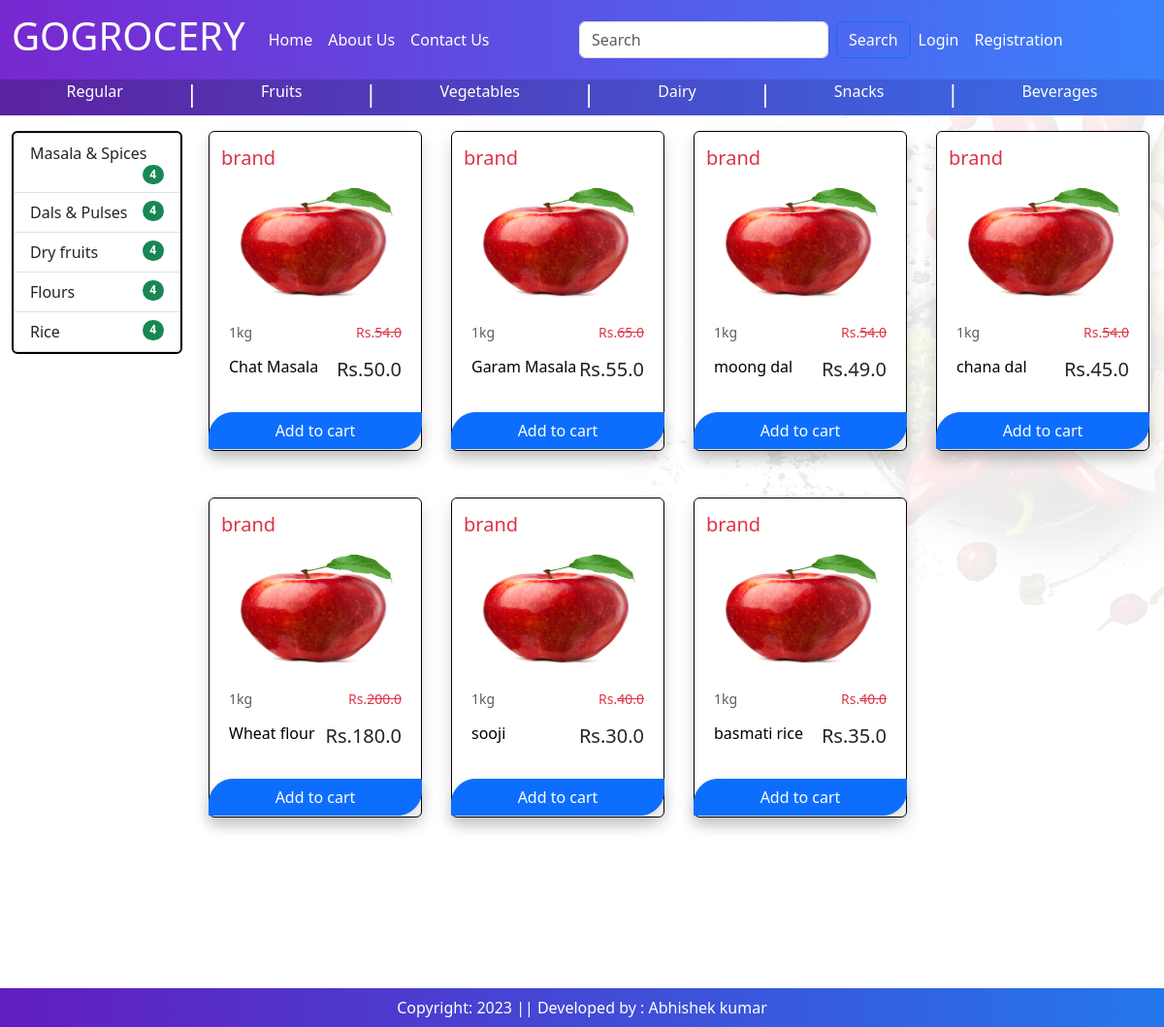
The app's page /category/1, older data.
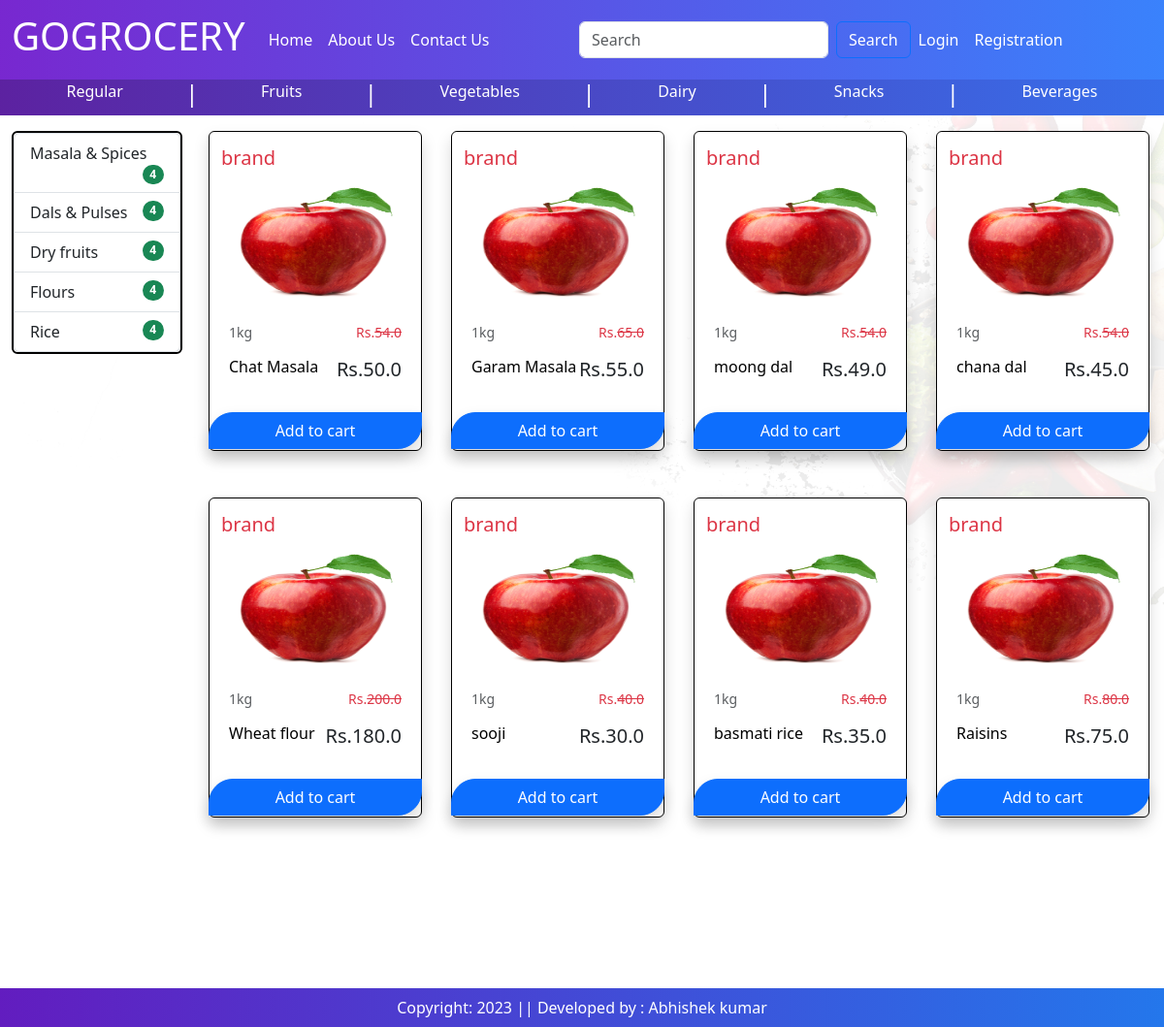
The same page, newer data.
### baseapp/models.py (models this page shows, shortened)
class SubCategory(models.Model):
    category = models.ForeignKey(Category,on_delete=models.CASCADE)
    name = models.CharField(max_length=100,blank=True)

class Product(models.Model):
    title = models.CharField(max_length=100)
    sub_category = models.ForeignKey(SubCategory,on_delete=models.CASCADE,null=True,blank=True)
    main_category = models.ForeignKey(Category,on_delete=models.CASCADE,null=True,blank=True,default='')
    selling_price = models.FloatField(blank=True)
    discounted_price = models.FloatField(blank=True)
    description = models.TextField(blank=True)
    pack_size = models.TextField(blank=True)
    brands = models.TextField(choices=BRANDS, max_length=100,blank=True)
    product_image = models.ImageField(upload_to='product',blank=True)

### baseapp/views.py (the view)
# urls.py: path("category/<int:val>",views.CategoryView.as_view(),name="category"),
class CategoryView(View):
    def get(self,request,val):
        totalitem = 0
        wishitem = 0
        if request.user.is_authenticated:
            totalitem = len(Cart.objects.filter(user=request.user))
            wishitem = len(Wishlist.objects.filter(user=request.user))
        category = Category.objects.all()
        subcategory = SubCategory.objects.filter(category_id= val)
        product = Product.objects.filter(main_category=val)
        return render(request, "baseapp/category.html",locals())

### baseapp/templates/baseapp/category.html (shortened to what this page needs)
{% extends 'baseapp/base.html' %}
{% load static %}
{% block main-content %}
    <div class="container-fluid">
        <div class="row">
            {% if subcategory %}
                <div class="col-sm-2 col-md-2 col-lg-2">
                    <div class="list-group d-flex justify-content-between" style="border:2px solid black;">
                        {% for i in subcategory %}
                            <a href="{% url 'subcategory' val1=i.category_id val2=i.id %}" class="list-group-item list-group-item-action" aria-current="true">
                                {{i.name}}<span class="badge bg-success rounded-pill" style="float:right;">4</span>
                            </a>
                        {% endfor %}
                    </div>
                </div>
                <div class="col-sm-10 col-md-10 col-lg-10">
                    <div class="row">
                        {% for prod in product %}
                        <div class="col-12 col-sm-6 col-md-4 col-lg-3 ">
                            <div class="row d-flex justify-content-center">
                                <div class="card p-1 shadow " style="width: 220px; height: 330px; border:1px solid black;">
                                <a href="{% url 'product-detail' prod.id %}" style="text-decoration:none; color:black;" >
                                    <div class="d-flex justify-content-between p-2">
                                        <p class="text-danger lead mb-0">brand</p>
                                    </div>
                                    <img src="{% static 'app/images/product/apple.jpg' %}" class="card-img-top " alt="Laptop" height="130px" width="100px"/>
                                </a>
                                    <div class="card-body">
                                <a href="{% url 'product-detail' prod.id %}" style="text-decoration:none; color:black;" >
                                        <div class="d-flex justify-content-between">
                                        <p class="small text-muted ">1kg</p>
                                        <p class="small text-danger ">Rs.<s class=" text-danger text-decoration-line-through">{{prod.selling_price}}</s></p>
                                        </div>
                                        <div class="d-flex justify-content-between mb-3">
                                        <h6 class="mb-0">{{prod.title}}</h6>
                                        <h5 class="text-dark mb-0">Rs.{{prod.discounted_price}}</h5>
                                        </div>
                                </a>
                                    </div>
                                    <div class="d-flex justify-content-center ">
                                        <form action="/add-to-cart" class="d-inline">
                                            <button type="submit" class=" btn btn-primary shadow " style="width:220px; border-radius:25px 0px 25px 0px;">Add to cart</button>
                                        </form>
                                    </div>
                                </div>
                            </div>
                            <br><br>
                        </div>
                        {% endfor %}
                    </div>
                </div>
            {% endif %}
        </div>
    </div>
{% endblock main-content %}

Row changes from the older to the newer data that the page shows:
added Product: selling_price "80.0", title "Raisins", discounted_price "75.0"
